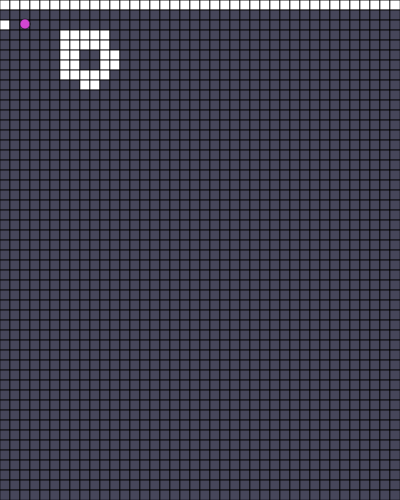
Frame 1 (no input)
Frame 60 (no input): identical to frame 1, image omitted
Frame 120 (the mouse pressed at the canvas centre since frame 60): identical to frame 1, image omitted

The p5.js sketch that drew this single still picture (run headless with seeded random() and noise() and a simulated clock; from frame 60 on, the mouse is pressed at the canvas centre):

// p5.js sketch
// ── sketch.js
// Project Title
// Your Name
// Date
//
// Extra for Experts:
// - describe what you did to take this project "above and beyond"
let mapData = [
  [1,1,1,1,1,1,1,1,1,1,1,1,1,1,1,1,1,1,1,1,1,1,1,1,1,1,1,1,1,1,1,1,1,1,1,1,1,1,1,1],
    [0,0,0,0,0,0,0,0,0,0,0,0,0,0,0,0,0,0,0,0,0,0,0,0,0,0,0,0,0,0,0,0,0,0,0,0,0,0,0,0],
    [1,0,0,0,0,0,0,0,0,0,0,0,0,0,0,0,0,0,0,0,0,0,0,0,0,0,0,0,0,0,0,0,0,0,0,0,0,0,0,0],
    [0,0,0,0,0,0,1,1,1,1,1,0,0,0,0,0,0,0,0,0,0,0,0,0,0,0,0,0,0,0,0,0,0,0,0,0,0,0,0,0],
    [0,0,0,0,0,0,1,1,1,1,1,0,0,0,0,0,0,0,0,0,0,0,0,0,0,0,0,0,0,0,0,0,0,0,0,0,0,0,0,0],
    [0,0,0,0,0,0,1,1,0,0,1,1,0,0,0,0,0,0,0,0,0,0,0,0,0,0,0,0,0,0,0,0,0,0,0,0,0,0,0,0],
    [0,0,0,0,0,0,1,1,0,0,1,1,0,0,0,0,0,0,0,0,0,0,0,0,0,0,0,0,0,0,0,0,0,0,0,0,0,0,0,0],
    [0,0,0,0,0,0,1,1,1,1,1,0,0,0,0,0,0,0,0,0,0,0,0,0,0,0,0,0,0,0,0,0,0,0,0,0,0,0,0,0],
    [0,0,0,0,0,0,0,0,1,1,0,0,0,0,0,0,0,0,0,0,0,0,0,0,0,0,0,0,0,0,0,0,0,0,0,0,0,0,0,0],
    [0,0,0,0,0,0,0,0,0,0,0,0,0,0,0,0,0,0,0,0,0,0,0,0,0,0,0,0,0,0,0,0,0,0,0,0,0,0,0,0],
    [0,0,0,0,0,0,0,0,0,0,0,0,0,0,0,0,0,0,0,0,0,0,0,0,0,0,0,0,0,0,0,0,0,0,0,0,0,0,0,0],
    [0,0,0,0,0,0,0,0,0,0,0,0,0,0,0,0,0,0,0,0,0,0,0,0,0,0,0,0,0,0,0,0,0,0,0,0,0,0,0,0],
    [0,0,0,0,0,0,0,0,0,0,0,0,0,0,0,0,0,0,0,0,0,0,0,0,0,0,0,0,0,0,0,0,0,0,0,0,0,0,0,0],
    [0,0,0,0,0,0,0,0,0,0,0,0,0,0,0,0,0,0,0,0,0,0,0,0,0,0,0,0,0,0,0,0,0,0,0,0,0,0,0,0],
    [0,0,0,0,0,0,0,0,0,0,0,0,0,0,0,0,0,0,0,0,0,0,0,0,0,0,0,0,0,0,0,0,0,0,0,0,0,0,0,0],
    [0,0,0,0,0,0,0,0,0,0,0,0,0,0,0,0,0,0,0,0,0,0,0,0,0,0,0,0,0,0,0,0,0,0,0,0,0,0,0,0],
    [0,0,0,0,0,0,0,0,0,0,0,0,0,0,0,0,0,0,0,0,0,0,0,0,0,0,0,0,0,0,0,0,0,0,0,0,0,0,0,0],
    [0,0,0,0,0,0,0,0,0,0,0,0,0,0,0,0,0,0,0,0,0,0,0,0,0,0,0,0,0,0,0,0,0,0,0,0,0,0,0,0],
    [0,0,0,0,0,0,0,0,0,0,0,0,0,0,0,0,0,0,0,0,0,0,0,0,0,0,0,0,0,0,0,0,0,0,0,0,0,0,0,0],
    [0,0,0,0,0,0,0,0,0,0,0,0,0,0,0,0,0,0,0,0,0,0,0,0,0,0,0,0,0,0,0,0,0,0,0,0,0,0,0,0],
    [0,0,0,0,0,0,0,0,0,0,0,0,0,0,0,0,0,0,0,0,0,0,0,0,0,0,0,0,0,0,0,0,0,0,0,0,0,0,0,0],
    [0,0,0,0,0,0,0,0,0,0,0,0,0,0,0,0,0,0,0,0,0,0,0,0,0,0,0,0,0,0,0,0,0,0,0,0,0,0,0,0],
    [0,0,0,0,0,0,0,0,0,0,0,0,0,0,0,0,0,0,0,0,0,0,0,0,0,0,0,0,0,0,0,0,0,0,0,0,0,0,0,0],
    [0,0,0,0,0,0,0,0,0,0,0,0,0,0,0,0,0,0,0,0,0,0,0,0,0,0,0,0,0,0,0,0,0,0,0,0,0,0,0,0],
    [0,0,0,0,0,0,0,0,0,0,0,0,0,0,0,0,0,0,0,0,0,0,0,0,0,0,0,0,0,0,0,0,0,0,0,0,0,0,0,0],
    [0,0,0,0,0,0,0,0,0,0,0,0,0,0,0,0,0,0,0,0,0,0,0,0,0,0,0,0,0,0,0,0,0,0,0,0,0,0,0,0],
    [0,0,0,0,0,0,0,0,0,0,0,0,0,0,0,0,0,0,0,0,0,0,0,0,0,0,0,0,0,0,0,0,0,0,0,0,0,0,0,0],
    [0,0,0,0,0,0,0,0,0,0,0,0,0,0,0,0,0,0,0,0,0,0,0,0,0,0,0,0,0,0,0,0,0,0,0,0,0,0,0,0],
    [0,0,0,0,0,0,0,0,0,0,0,0,0,0,0,0,0,0,0,0,0,0,0,0,0,0,0,0,0,0,0,0,0,0,0,0,0,0,0,0],
    [0,0,0,0,0,0,0,0,0,0,0,0,0,0,0,0,0,0,0,0,0,0,0,0,0,0,0,0,0,0,0,0,0,0,0,0,0,0,0,0],
    [0,0,0,0,0,0,0,0,0,0,0,0,0,0,0,0,0,0,0,0,0,0,0,0,0,0,0,0,0,0,0,0,0,0,0,0,0,0,0,0],
    [0,0,0,0,0,0,0,0,0,0,0,0,0,0,0,0,0,0,0,0,0,0,0,0,0,0,0,0,0,0,0,0,0,0,0,0,0,0,0,0],
    [0,0,0,0,0,0,0,0,0,0,0,0,0,0,0,0,0,0,0,0,0,0,0,0,0,0,0,0,0,0,0,0,0,0,0,0,0,0,0,0],
    [0,0,0,0,0,0,0,0,0,0,0,0,0,0,0,0,0,0,0,0,0,0,0,0,0,0,0,0,0,0,0,0,0,0,0,0,0,0,0,0],
    [0,0,0,0,0,0,0,0,0,0,0,0,0,0,0,0,0,0,0,0,0,0,0,0,0,0,0,0,0,0,0,0,0,0,0,0,0,0,0,0],
    [0,0,0,0,0,0,0,0,0,0,0,0,0,0,0,0,0,0,0,0,0,0,0,0,0,0,0,0,0,0,0,0,0,0,0,0,0,0,0,0],
    [0,0,0,0,0,0,0,0,0,0,0,0,0,0,0,0,0,0,0,0,0,0,0,0,0,0,0,0,0,0,0,0,0,0,0,0,0,0,0,0],
    [0,0,0,0,0,0,0,0,0,0,0,0,0,0,0,0,0,0,0,0,0,0,0,0,0,0,0,0,0,0,0,0,0,0,0,0,0,0,0,0],
    [0,0,0,0,0,0,0,0,0,0,0,0,0,0,0,0,0,0,0,0,0,0,0,0,0,0,0,0,0,0,0,0,0,0,0,0,0,0,0,0],
    [0,0,0,0,0,0,0,0,0,0,0,0,0,0,0,0,0,0,0,0,0,0,0,0,0,0,0,0,0,0,0,0,0,0,0,0,0,0,0,0],
    [0,0,0,0,0,0,0,0,0,0,0,0,0,0,0,0,0,0,0,0,0,0,0,0,0,0,0,0,0,0,0,0,0,0,0,0,0,0,0,0],
    [0,0,0,0,0,0,0,0,0,0,0,0,0,0,0,0,0,0,0,0,0,0,0,0,0,0,0,0,0,0,0,0,0,0,0,0,0,0,0,0],
    [0,0,0,0,0,0,0,0,0,0,0,0,0,0,0,0,0,0,0,0,0,0,0,0,0,0,0,0,0,0,0,0,0,0,0,0,0,0,0,0],
    [0,0,0,0,0,0,0,0,0,0,0,0,0,0,0,0,0,0,0,0,0,0,0,0,0,0,0,0,0,0,0,0,0,0,0,0,0,0,0,0],
    [0,0,0,0,0,0,0,0,0,0,0,0,0,0,0,0,0,0,0,0,0,0,0,0,0,0,0,0,0,0,0,0,0,0,0,0,0,0,0,0],
    [0,0,0,0,0,0,0,0,0,0,0,0,0,0,0,0,0,0,0,0,0,0,0,0,0,0,0,0,0,0,0,0,0,0,0,0,0,0,0,0],
    [0,0,0,0,0,0,0,0,0,0,0,0,0,0,0,0,0,0,0,0,0,0,0,0,0,0,0,0,0,0,0,0,0,0,0,0,0,0,0,0],
    [0,0,0,0,0,0,0,0,0,0,0,0,0,0,0,0,0,0,0,0,0,0,0,0,0,0,0,0,0,0,0,0,0,0,0,0,0,0,0,0],
    [0,0,0,0,0,0,0,0,0,0,0,0,0,0,0,0,0,0,0,0,0,0,0,0,0,0,0,0,0,0,0,0,0,0,0,0,0,0,0,0],
    [0,0,0,0,0,0,0,0,0,0,0,0,0,0,0,0,0,0,0,0,0,0,0,0,0,0,0,0,0,0,0,0,0,0,0,0,0,0,0,0]
];

function renderGrid(){
  for(let x = 0; x < numCols; x++){
    for(let y = 0; y < numRows; y++){
      if (mapData[y][x] === 0){
        fill(70,70,90);
        rect(x*tile, y*tile, tile, tile);
      }
      if (mapData[y][x] === 1){
        fill(255);
        rect(x*tile, y*tile, tile, tile);
      }
      if (mapData[y][x] === 2){
        fill(255,0,0);
        rect(x*tile, y*tile, tile, tile);
      }
    }
  }
}

let tile = 10;
let myPlayer;
let xPos;
let yPos;
const numCols = 40;
const numRows = 50;

function setup() {
  createCanvas(400, 500);
  strokeWeight(0.5);
  myPlayer = new player(25,24);
}

function draw() {
  renderGrid();
  grid();
  move();
  xPos = myPlayer.findX();
  yPos = myPlayer.findY();
  myPlayer.update();
  print(xPos,yPos);

}

function move(){
  if (keyIsPressed){
    //move right
    if (keyIsDown(68)){// 68 = d
      myPlayer.right();
    }
    //move left
    if (keyIsDown(65)){// 65 is a
      myPlayer.left();
    }
    //move down
    if (keyIsDown(83)){//83 is s
      myPlayer.down();
    }
    //move up
    if (keyIsDown(87)){//87 is w
      myPlayer.up();
    }
  }
}
// dashes
function keyPressed(){
  if (keyCode === SHIFT){
    if (keyIsDown(68)){
      myPlayer.dashRight();
    }
    if (keyIsDown(65)){
      myPlayer.dashLeft();
    }
    if (keyIsDown(83)){
      myPlayer.dashDown();
    }
    if (keyIsDown(87)){
      myPlayer.dashUp();
    }
  }
}

class block{
  constructor(x,y){
    this.x = x;
    this.y = y;
    this.tile = tile;
  }

  check(){
    fill(255);
    rect(this.x,this.y,this.tile);
  }
}

class player{
  constructor(x,y){
    this.x = x;
    this.y = y;
    this.tile = tile;
    this.speed = 2;
    this.dash = 25;
  }
  // always run update
  update(){
    fill(210,70,210);
    circle(this.x,this.y,tile);
  }
  //movement binds
  right(){
    if (this.x < 490){
      if(mapData[yPos][xPos] !== 1){
        this.x += this.speed;
      }
    }
  }

  dashRight(){
    if (this.x < 470){
      this.x += this.dash;
    }

  }

  left(){
    if (this.x > 0){
      if (mapData[yPos][xPos]){
        this.x -= this.speed;
      }
    }
  }

  dashLeft(){
    if (this.x > 20){
      if (mapData[yPos][xPos-2] !== 1){
        this.x -= this.dash;
      }
    }
  }

  down(){
    if (this.y < 390){
      if (mapData[yPos][xPos-1] !== 1){
        this.y += this.speed;
      }
    }
  }

  dashDown(){
    if (this.y < 370){
      if (mapData[yPos+2][xPos] !== 1){
        this.y += this.speed*10;
      }
    }
  }

  up(){
    if (this.y > 0){
      if (mapData[yPos-1][xPos-1] !== 1){
        this.y -= this.speed;
      }
    }
  }

  dashUp(){
    if (this.y > 20){
      if (mapData[yPos-2][xPos] !== 1){
        this.y -= this.speed*10;
      }
    }
  }

  // find values
  findX(){
    return round(this.x/tile);
  }

  findY(){
    return round(this.y/tile);
  }
}

function grid(){
  //vertical
  for(let i = 0; i < width; i += tile){
    line(i,0,i,height);
  }
  //horizontal
  for(let i = 0; i < height; i += tile){
    line(0,i,width,i);
  }
}
